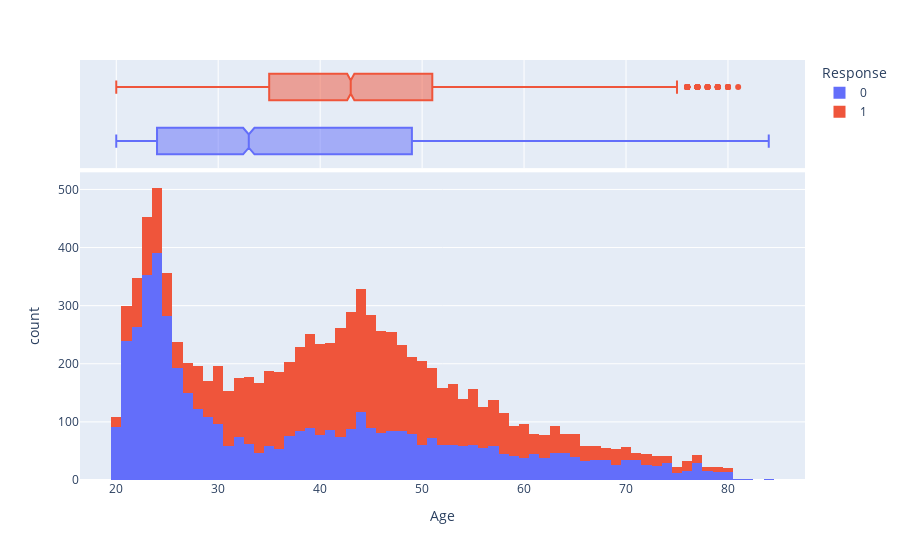

Notebook source saved alongside this figure:
### Code cell
fig = px.histogram(df_train_balanced.sample(10000), x= correlated_features[0], marginal='box', color='Response')
fig.show()

### Figure 1 — Plotly figure (JSON) as saved in the notebook; plotly's stock layout.template omitted (floating-point values rounded to 4 significant figures; data arrays with more than 128 entries replaced by an {"elided": "..."} marker saying what was removed)
{"data": [{"alignmentgroup": "True", "bingroup": "x", "hovertemplate": "Response=0<br>Age=%{x}<br>count=%{y}<extra></extra>", "legendgroup": "0", "marker": {"color": "#636efa"}, "name": "0", "offsetgroup": "0", "orientation": "v", "showlegend": true, "type": "histogram", "x": {"elided": "4955 int values"}, "xaxis": "x", "yaxis": "y"}, {"alignmentgroup": "True", "hovertemplate": "Response=0<br>Age=%{x}<extra></extra>", "legendgroup": "0", "marker": {"color": "#636efa"}, "name": "0", "notched": true, "offsetgroup": "0", "showlegend": false, "type": "box", "x": {"elided": "4955 int values"}, "xaxis": "x2", "yaxis": "y2"}, {"alignmentgroup": "True", "bingroup": "x", "hovertemplate": "Response=1<br>Age=%{x}<br>count=%{y}<extra></extra>", "legendgroup": "1", "marker": {"color": "#EF553B"}, "name": "1", "offsetgroup": "1", "orientation": "v", "showlegend": true, "type": "histogram", "x": {"elided": "5045 int values"}, "xaxis": "x", "yaxis": "y"}, {"alignmentgroup": "True", "hovertemplate": "Response=1<br>Age=%{x}<extra></extra>", "legendgroup": "1", "marker": {"color": "#EF553B"}, "name": "1", "notched": true, "offsetgroup": "1", "showlegend": false, "type": "box", "x": {"elided": "5045 int values"}, "xaxis": "x2", "yaxis": "y2"}], "layout": {"barmode": "relative", "legend": {"title": {"text": "Response"}, "tracegroupgap": 0}, "margin": {"t": 60}, "xaxis": {"anchor": "y", "domain": [0, 1], "title": {"text": "Age"}}, "xaxis2": {"anchor": "y2", "domain": [0, 1], "matches": "x", "showgrid": true, "showticklabels": false}, "yaxis": {"anchor": "x", "domain": [0, 0.7326], "title": {"text": "count"}}, "yaxis2": {"anchor": "x2", "domain": [0.7426, 1], "matches": "y2", "showgrid": false, "showline": false, "showticklabels": false, "ticks": ""}}}
